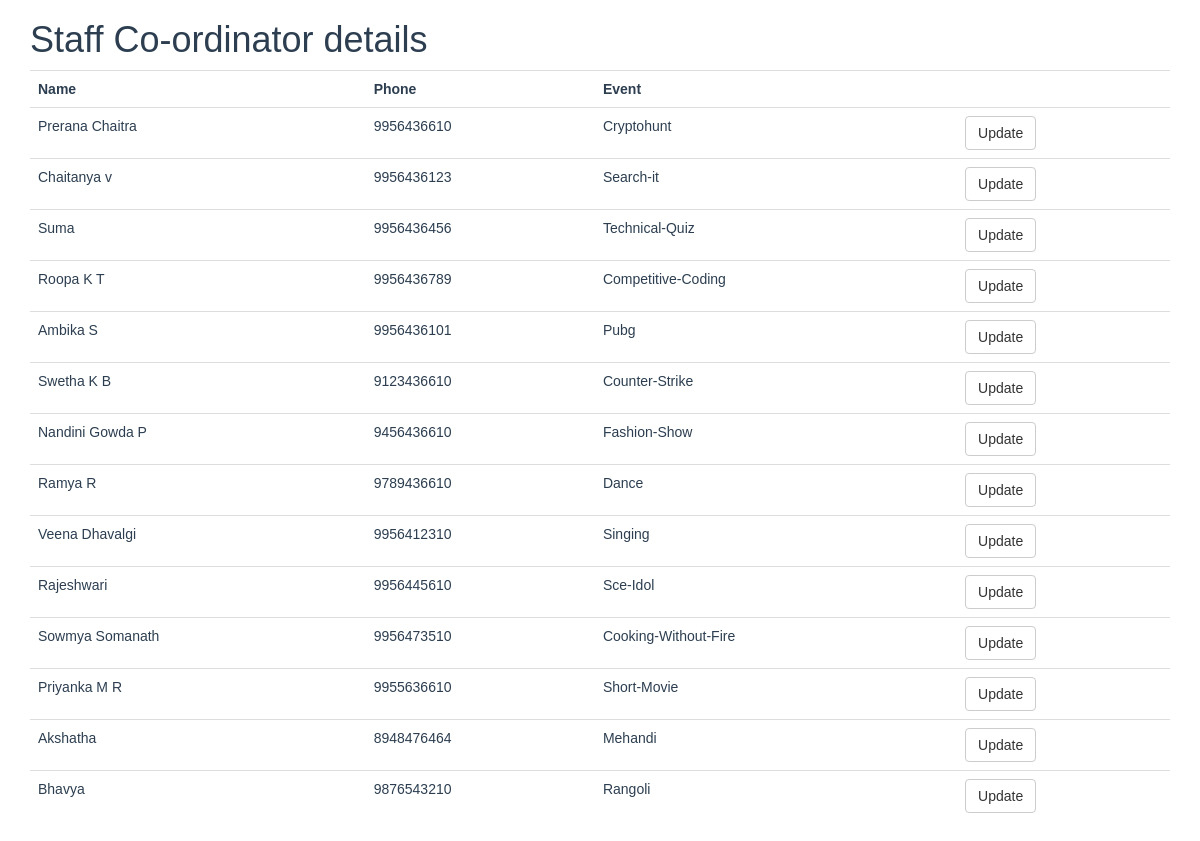
The page /Staff_cordinator.php on the database its author committed.
### tables this page shows
CREATE TABLE `staff_coordinator` (
  `stid` int(11) NOT NULL,
  `name` varchar(100) NOT NULL,
  `phone` varchar(10) DEFAULT NULL,
  `event_id` int(11) DEFAULT NULL
);

CREATE TABLE `events` (
  `event_id` int(11) NOT NULL,
  `event_title` varchar(50) NOT NULL,
  `event_price` int(11) DEFAULT NULL,
  `participants` int(100) DEFAULT 0,
  `img_link` text DEFAULT NULL,
  `type_id` int(11) DEFAULT NULL
);

### Staff_cordinator.php (the view, shortened to what this page needs)
<?php
include_once 'classes/db1.php';
$result = mysqli_query($conn,"SELECT * FROM staff_coordinator s ,events e where e.event_id= s.event_id");
?>
<!DOCTYPE html>
<html>
<head>
        <?php require 'utils/styles.php'; ?>
    </head>
<body>
<div class = "content">
<div class = "container">
<h1>Staff Co-ordinator details</h1>
<?php
if (mysqli_num_rows($result) > 0) {
?>
 <table class="table table-hover" >
  <tr>
    <th>Name</th>
    <th>Phone</th>
    <th>Event</th>
    <th></th>
  </tr>
<?php
while($row = mysqli_fetch_array($result)) {
?>
<tr>
    <td><?php echo $row["name"]; ?></td>
    <td><?php echo $row["phone"]; ?></td>
    <td><?php echo $row["event_title"]; ?></td>
    <td> <?php echo '<a  href="updateStaff.php?id='.$row['event_id'].'" class = "btn btn-default"> Update</a>'?></td>
</tr>
<?php
}
?>
</table>
 <?php
}
else{
    echo "No result found";
}
?>
</div>
</div>
 </body>
</html>

### css/style.css (style rules this page uses)
body { overflow-x: hidden; }
.content { font-family: Arial, Helvetica, sans-serif; color: #2C3E50; }

### rows shown on the page
staff_coordinator: name "Prerana Chaitra", phone "9956436610", event.event_title "Cryptohunt"
staff_coordinator: name "Chaitanya v", phone "9956436123", event.event_title "Search-it"
staff_coordinator: name "Suma", phone "9956436456", event.event_title "Technical-Quiz"
staff_coordinator: name "Roopa K T", phone "9956436789", event.event_title "Competitive-Coding"
staff_coordinator: name "Ambika S", phone "9956436101", event.event_title "Pubg"
staff_coordinator: name "Swetha K B", phone "9123436610", event.event_title "Counter-Strike"
staff_coordinator: name "Nandini Gowda P", phone "9456436610", event.event_title "Fashion-Show"
staff_coordinator: name "Ramya R", phone "9789436610", event.event_title "Dance"
staff_coordinator: name "Veena Dhavalgi", phone "9956412310", event.event_title "Singing"
staff_coordinator: name "Rajeshwari", phone "9956445610", event.event_title "Sce-Idol"
staff_coordinator: name "Sowmya Somanath", phone "9956473510", event.event_title "Cooking-Without-Fire"
staff_coordinator: name "Priyanka M R", phone "9955636610", event.event_title "Short-Movie"
staff_coordinator: name "Akshatha", phone "8948476464", event.event_title "Mehandi"
staff_coordinator: name "Bhavya", phone "9876543210", event.event_title "Rangoli"
